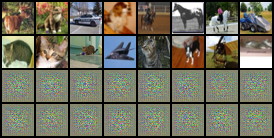
#> input picture reconstruction/comparison/0.png, 274 x 138 px; its folder holds only this picture in this run
$ python create_animation.py
#> lines starting #> are read from the running program, lines starting #| are printed output that depends on the picture
import os
import argparse
import glob
from PIL import Image
import numpy as np
import matplotlib.pyplot as plt
import matplotlib.animation as animation
from matplotlib.animation import FuncAnimation
import re

def natural_sort_key(s):
    """Sort strings that contain numbers in a natural way."""
    return [int(text) if text.isdigit() else text.lower() for text in re.split('(\d+)', s)]

def create_animation(image_dir, output_path, fps=5, dpi=100):
    """
    Creates an animation from a series of images in the specified directory.

    Args:
        image_dir (str): Directory containing the images to animate
        output_path (str): Path to save the animation file
        fps (int): Frames per second for the animation
        dpi (int): DPI for the output animation
    """
#> called with image_dir = './results/reconstruction/comparison', output_path = './results/animation.gif', fps = 2, dpi = 100
    # Get all image files and sort them by epoch number
    image_files = glob.glob(os.path.join(image_dir, "*.png"))

    if not image_files:
        print(f"No images found in {image_dir}")
        return

    # Sort files naturally so epochs are in order
    image_files.sort(key=natural_sort_key)

    # Create figure
    first_img = Image.open(image_files[0])
#> first_img is the input picture: PIL image 274x138 RGB; mean R, G, B 111.2, 110.3, 94.2
    fig, ax = plt.subplots(figsize=(first_img.width/dpi, first_img.height/dpi))
    plt.tight_layout()
    plt.axis('off')

    # First frame
    img = plt.imread(image_files[0])
    im = ax.imshow(img, animated=True)

    title = ax.text(0.5, 1.02, "Epoch: 0", size=12, ha="center", transform=ax.transAxes)

    def update(frame):
        """Update function for the animation"""
        # Extract epoch number from filename
        epoch_match = re.search(r'(\d+)', os.path.basename(image_files[frame]))
        epoch_num = epoch_match.group(1) if epoch_match else str(frame)

        # Update image
        img = plt.imread(image_files[frame])
        im.set_array(img)

        # Update title
        title.set_text(f"Epoch: {epoch_num}")
        return [im, title]

    # Create animation
    anim = FuncAnimation(fig, update, frames=len(image_files), interval=1000/fps, blit=True)

    # Save animation
    print(f"Creating animation with {len(image_files)} frames")
    anim.save(output_path, writer='pillow', fps=fps, dpi=dpi)
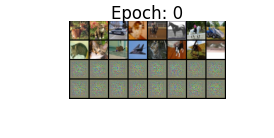
#> saved as animation.gif: PIL image 274x138 RGBA; mean R, G, B, A 207, 206.7, 201.4, 255
    print(f"Animation saved to {output_path}")

# [119 lines left out: function create_multi_animation, not called in this run]

def parse_args():
    """Parse command line arguments."""
    parser = argparse.ArgumentParser(description='Create animation from BiGAN reconstructions')
    parser.add_argument('--mode', type=str, default='single',
                        choices=['single', 'multi'],
                        help='Animation mode: single (one directory) or multi (multiple directories)')
    parser.add_argument('--image_dir', type=str,
                        default='./results/reconstruction/comparison',
                        help='Directory containing the images to animate (for single mode)')
    parser.add_argument('--dirs', type=str, nargs='+',
                        default=[
                            './results/reconstruction/comparison',
                            './results/reconstruction/fake',
                            './results/reconstruction/true'
                        ],
                        help='Directories to include in multi-panel animation (for multi mode)')
    parser.add_argument('--output', type=str,
                        default='./results/animation.gif',
                        help='Path to save the animation file')
    parser.add_argument('--fps', type=int, default=2,
                        help='Frames per second for the animation')
    parser.add_argument('--dpi', type=int, default=100,
                        help='DPI for the output animation')
    return parser.parse_args()

def main():
    """Main function to create the animation."""
    args = parse_args()

    # Create output directory if it doesn't exist
    os.makedirs(os.path.dirname(args.output), exist_ok=True)

    if args.mode == 'single':
        create_animation(args.image_dir, args.output, args.fps, args.dpi)
    else:
        create_multi_animation(args.dirs, args.output, args.fps, args.dpi)

if __name__ == '__main__':
    main()

$ run again, on reconstruction/comparison/250.png
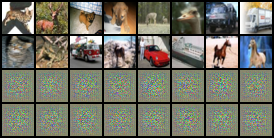
#> input picture reconstruction/comparison/250.png, 274 x 138 px
#> in create_animation, first_img is the input picture: PIL image 274x138 RGB; mean R, G, B 114.2, 114, 101
#> in create_animation, `anim.save(output_path, writer='pillow', fps=fps, dpi=dpi)`:
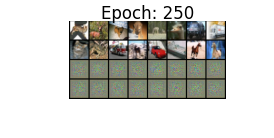
#> saved as animation.gif: PIL image 274x138 RGBA; mean R, G, B, A 207.4, 207.4, 203.1, 255

$ run again, on reconstruction/comparison/300.png
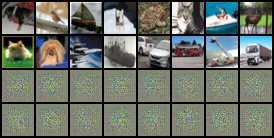
#> input picture reconstruction/comparison/300.png, 274 x 138 px
#> in create_animation, first_img is the input picture: PIL image 274x138 RGB; mean R, G, B 107.5, 113.2, 102.2
#> in create_animation, `anim.save(output_path, writer='pillow', fps=fps, dpi=dpi)`:
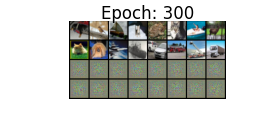
#> saved as animation.gif: PIL image 274x138 RGBA; mean R, G, B, A 205.2, 207.1, 203.5, 255

$ run again, on reconstruction/comparison/350.png
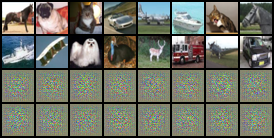
#> input picture reconstruction/comparison/350.png, 274 x 138 px
#> in create_animation, first_img is the input picture: PIL image 274x138 RGB; mean R, G, B 109.5, 112.3, 100.9
#> in create_animation, `anim.save(output_path, writer='pillow', fps=fps, dpi=dpi)`:
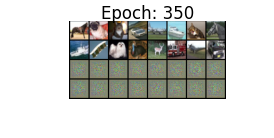
#> saved as animation.gif: PIL image 274x138 RGBA; mean R, G, B, A 205.9, 206.8, 203.1, 255

$ run again, on reconstruction/comparison/100.png
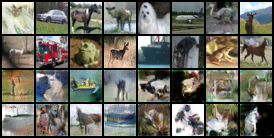
#> input picture reconstruction/comparison/100.png, 274 x 138 px
#> in create_animation, first_img is the input picture: PIL image 274x138 RGB; mean R, G, B 107.3, 107.1, 96.2
#> in create_animation, `anim.save(output_path, writer='pillow', fps=fps, dpi=dpi)`:
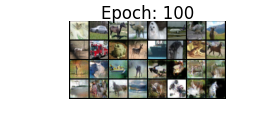
#> saved as animation.gif: PIL image 274x138 RGBA; mean R, G, B, A 205.2, 205.1, 201.5, 255
